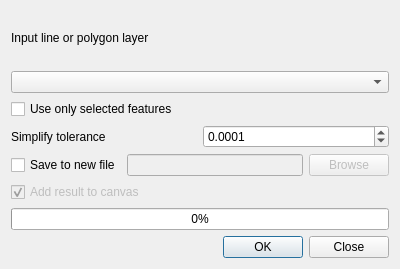
<?xml version="1.0" encoding="UTF-8"?>
<ui version="4.0">
 <class>Dialog</class>
 <widget class="QDialog" name="Dialog">
  <property name="geometry">
   <rect>
    <x>0</x>
    <y>0</y>
    <width>400</width>
    <height>269</height>
   </rect>
  </property>
  <property name="windowTitle">
   <string>Simplify geometries</string>
  </property>
  <layout class="QVBoxLayout" name="verticalLayout">
   <item>
    <widget class="QLabel" name="label">
     <property name="text">
      <string>Input line or polygon layer</string>
     </property>
    </widget>
   </item>
   <item>
    <widget class="QComboBox" name="cmbInputLayer">
     <property name="sizePolicy">
      <sizepolicy hsizetype="Preferred" vsizetype="Fixed">
       <horstretch>0</horstretch>
       <verstretch>0</verstretch>
      </sizepolicy>
     </property>
    </widget>
   </item>
   <item>
    <widget class="QCheckBox" name="chkUseSelection">
     <property name="text">
      <string>Use only selected features</string>
     </property>
    </widget>
   </item>
   <item>
    <layout class="QHBoxLayout" name="horizontalLayout_3">
     <item>
      <widget class="QLabel" name="lblTolerance">
       <property name="text">
        <string>Simplify tolerance</string>
       </property>
      </widget>
     </item>
     <item>
      <widget class="QDoubleSpinBox" name="spnTolerance">
       <property name="decimals">
        <number>4</number>
       </property>
       <property name="minimum">
        <double>0.000000000000000</double>
       </property>
       <property name="maximum">
        <double>10000000.000000000000000</double>
       </property>
       <property name="value">
        <double>0.000100000000000</double>
       </property>
      </widget>
     </item>
    </layout>
   </item>
   <item>
    <layout class="QHBoxLayout" name="horizontalLayout_2">
     <item>
      <widget class="QCheckBox" name="chkWriteShapefile">
       <property name="text">
        <string>Save to new file</string>
       </property>
      </widget>
     </item>
     <item>
      <widget class="QLineEdit" name="edOutputFile">
       <property name="enabled">
        <bool>false</bool>
       </property>
      </widget>
     </item>
     <item>
      <widget class="QPushButton" name="btnSelectOutputFile">
       <property name="enabled">
        <bool>false</bool>
       </property>
       <property name="text">
        <string>Browse</string>
       </property>
      </widget>
     </item>
    </layout>
   </item>
   <item>
    <widget class="QCheckBox" name="chkAddToCanvas">
     <property name="enabled">
      <bool>false</bool>
     </property>
     <property name="text">
      <string>Add result to canvas</string>
     </property>
     <property name="checked">
      <bool>true</bool>
     </property>
    </widget>
   </item>
   <item>
    <widget class="QProgressBar" name="progressBar">
     <property name="value">
      <number>0</number>
     </property>
    </widget>
   </item>
   <item>
    <widget class="QDialogButtonBox" name="buttonBox">
     <property name="orientation">
      <enum>Qt::Horizontal</enum>
     </property>
     <property name="standardButtons">
      <set>QDialogButtonBox::Close|QDialogButtonBox::Ok</set>
     </property>
    </widget>
   </item>
  </layout>
 </widget>
 <resources/>
 <connections>
  <connection>
   <sender>buttonBox</sender>
   <signal>accepted()</signal>
   <receiver>Dialog</receiver>
   <slot>accept()</slot>
   <hints>
    <hint type="sourcelabel">
     <x>248</x>
     <y>254</y>
    </hint>
    <hint type="destinationlabel">
     <x>157</x>
     <y>274</y>
    </hint>
   </hints>
  </connection>
  <connection>
   <sender>buttonBox</sender>
   <signal>rejected()</signal>
   <receiver>Dialog</receiver>
   <slot>reject()</slot>
   <hints>
    <hint type="sourcelabel">
     <x>316</x>
     <y>260</y>
    </hint>
    <hint type="destinationlabel">
     <x>286</x>
     <y>274</y>
    </hint>
   </hints>
  </connection>
 </connections>
</ui>
